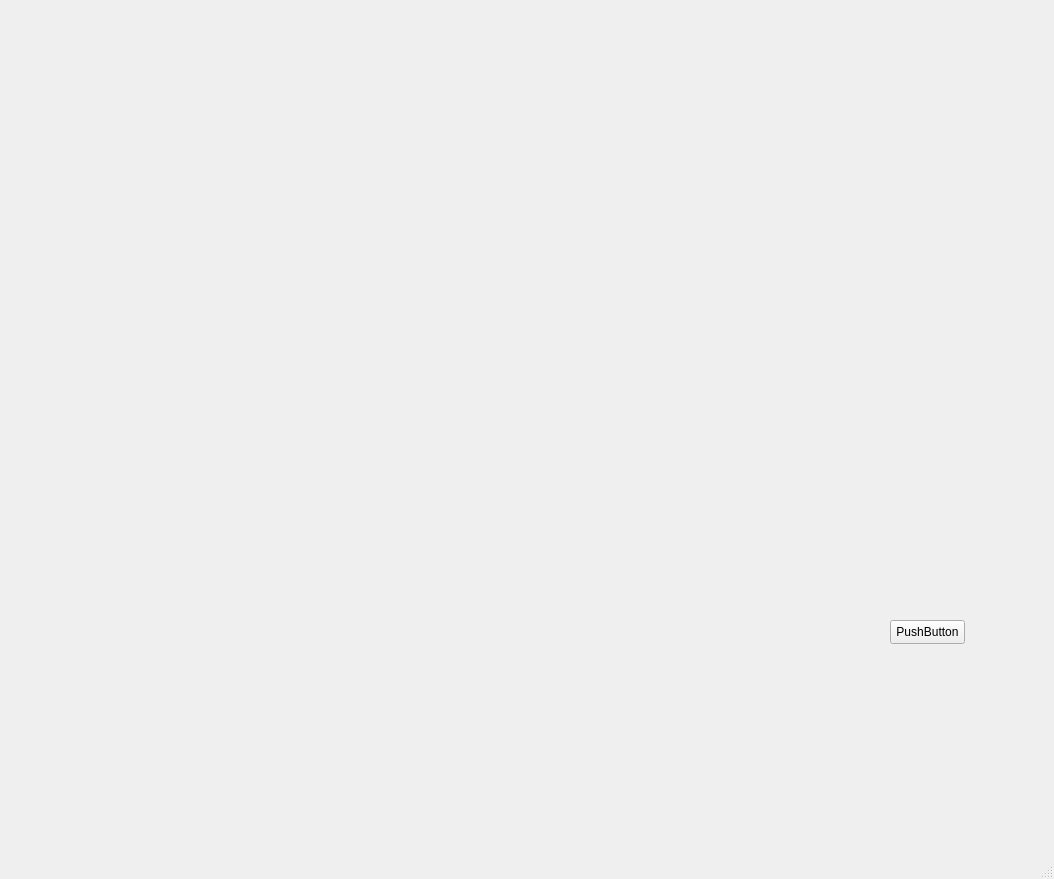
<?xml version="1.0" encoding="UTF-8"?>
<ui version="4.0">
 <class>MainWindow</class>
 <widget class="QMainWindow" name="MainWindow">
  <property name="geometry">
   <rect>
    <x>0</x>
    <y>0</y>
    <width>1054</width>
    <height>879</height>
   </rect>
  </property>
  <property name="windowTitle">
   <string>MainWindow</string>
  </property>
  <widget class="QWidget" name="centralwidget">
   <widget class="QPushButton" name="pushButton">
    <property name="geometry">
     <rect>
      <x>890</x>
      <y>620</y>
      <width>75</width>
      <height>24</height>
     </rect>
    </property>
    <property name="text">
     <string>PushButton</string>
    </property>
   </widget>
  </widget>
  <widget class="QMenuBar" name="menubar">
   <property name="geometry">
    <rect>
     <x>0</x>
     <y>0</y>
     <width>1054</width>
     <height>22</height>
    </rect>
   </property>
  </widget>
  <widget class="QStatusBar" name="statusbar"/>
 </widget>
 <resources/>
 <connections/>
</ui>
